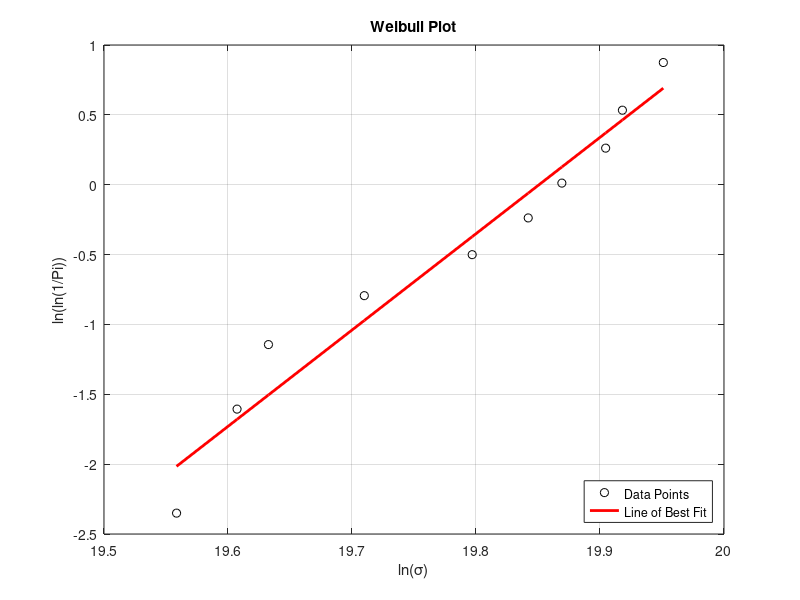

The MATLAB script that drew this image:
close all; clear; clc;
values = [1040 1092 1120 1210 1320 1381 1419 1470 1490 1540];
flexureStrength = 3.*values*50*10^-3/(2*10*10^-3*(5*10^-3)^2);
N = size(values,2);
i = 1:N;
P = (N + 1 - i)./(N + 1);

x = log(flexureStrength);
y = log(log(1./P));

coefficients = polyfit(x,y,1);
m = coefficients(1);
c = coefficients(2);
yfit = polyval(coefficients, x);
sigma0 = exp(-c/m);

plot(x, y, 'ko');
hold on;
plot(x, yfit, 'r-', 'LineWidth', 2);
grid on;
xlabel('ln(\sigma)');
ylabel('ln(ln(1/Pi))');
title('Weibull Plot');
legend('Data Points', 'Line of Best Fit', 'Location', 'SouthEast');
